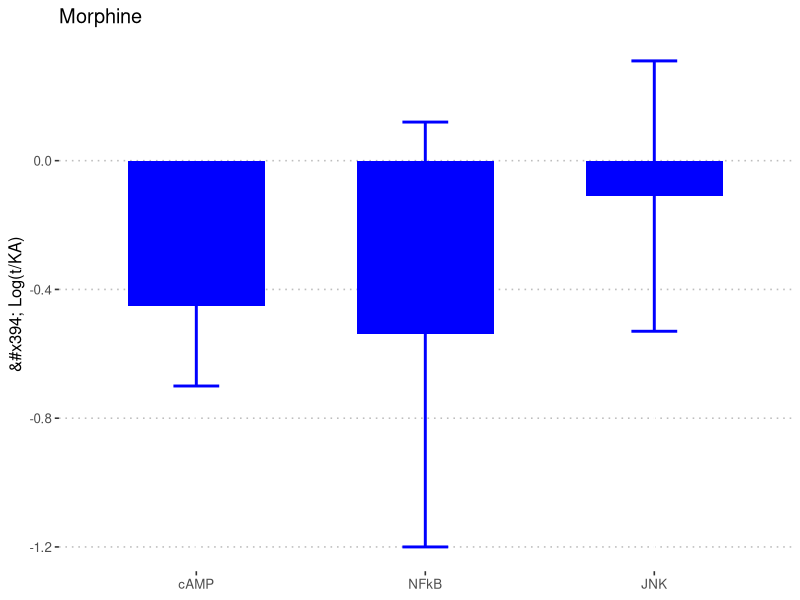
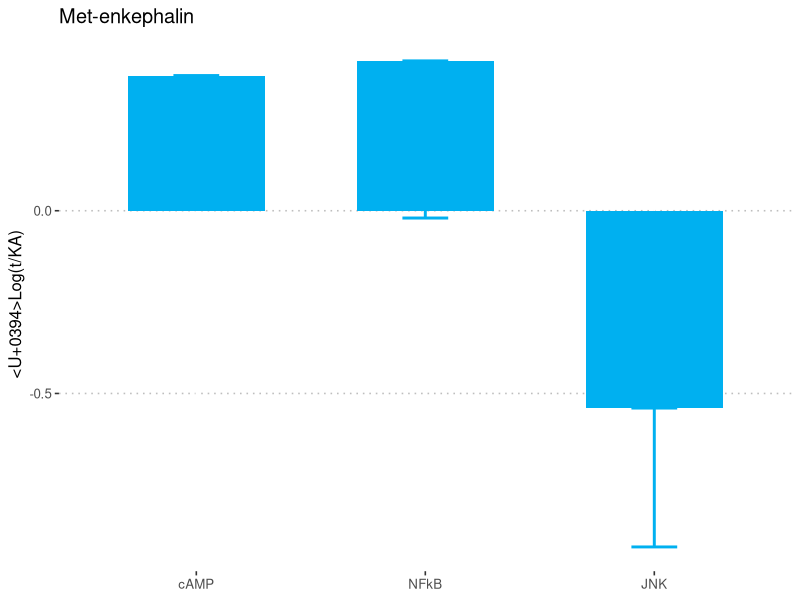
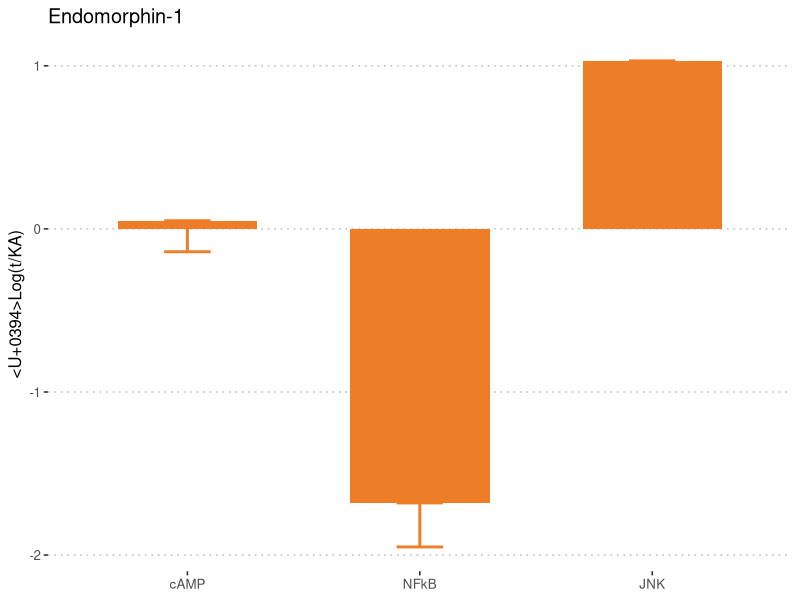
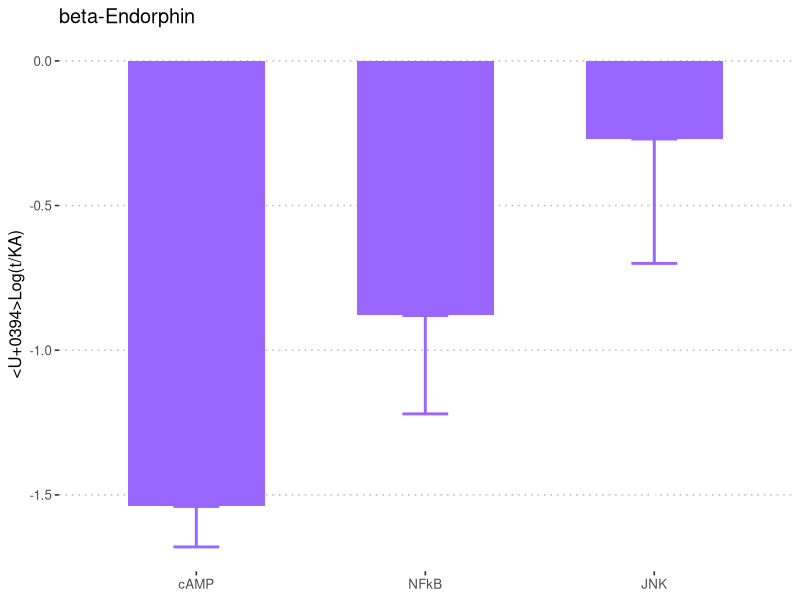
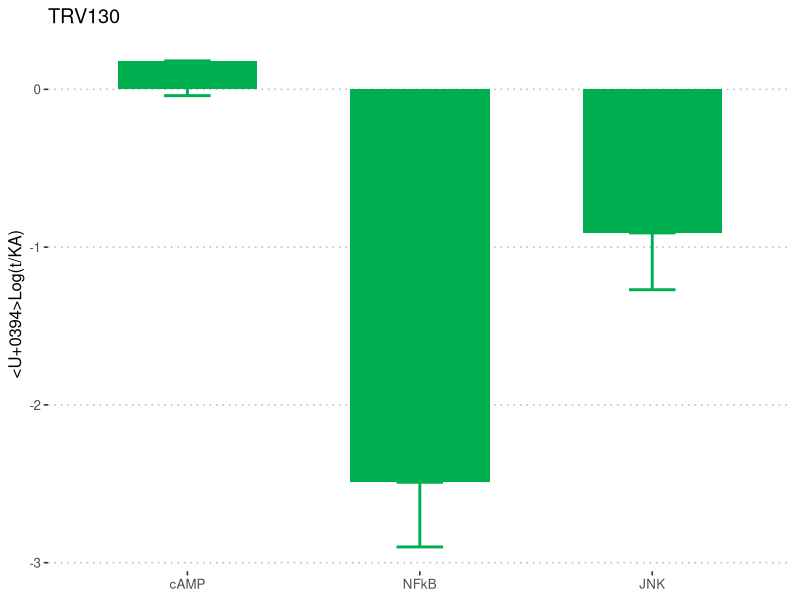
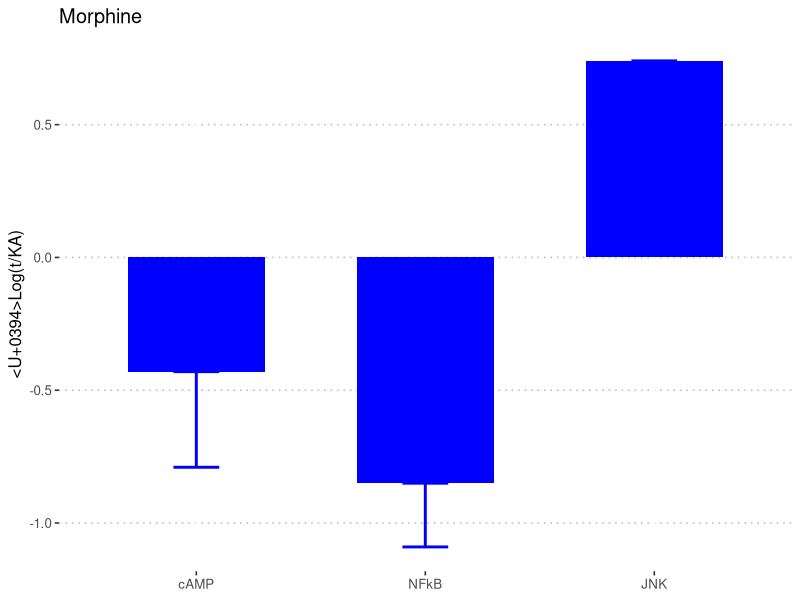
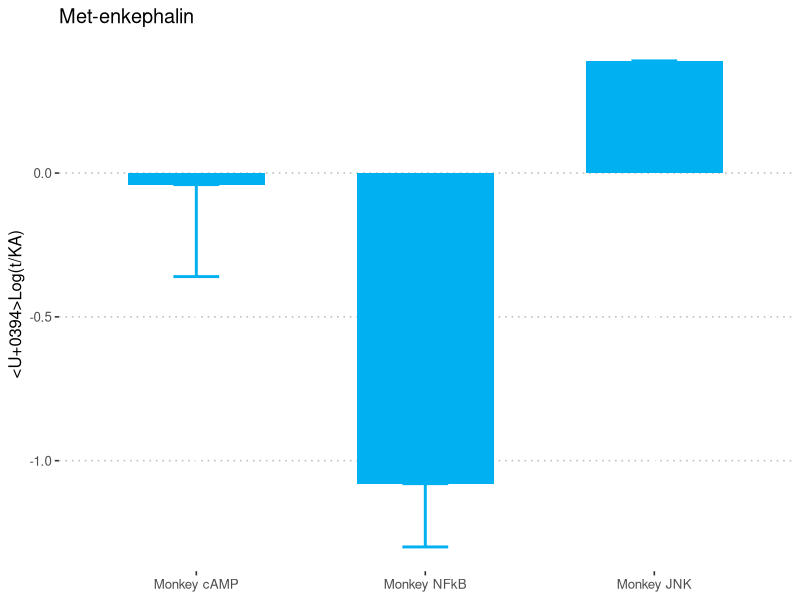
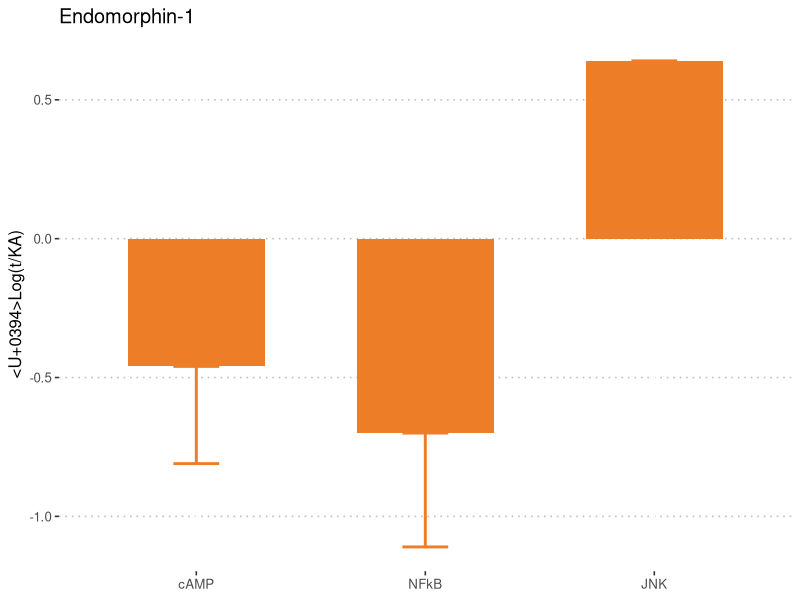

Source code (R) for these figures, in order:
## ---- chunk 1
# Barplots of <U+0394>logKa
library(tidyverse)
library(ggpubr)

# Import deltalog data
df <- as.data.frame(read.csv(file = "data/deltalogka.csv", header = TRUE, sep = ","))

# columns
cols <- c("Morphine", "Met.enkephalin", "endomorphin.1", "b.endorphin", "TRV130")

# Filter data fram by only human data
humandf <- dplyr::filter(df, grepl("Human", X))
humandf$X <- factor(humandf$X, levels = c("Human cAMP", "Human NFkB", "Human JNK"))

# Filter data fram by only monkey data
mmdf <- dplyr::filter(df, grepl("Monkey", X))
mmdf$X <- factor(mmdf$X, levels = c("Monkey cAMP", "Monkey NFkB", "Monkey JNK"))

# Monkey Morphine Plot
ggplot(mmdf, aes(x = X, y = Morphine)) + geom_bar(position = position_dodge(.01), width = 0.6, stat = "identity", fill = "#0000ff") +
  geom_errorbar(aes(ymin = Morphine - Morphine.SEM, ymax = Morphine + Morphine.SEM), width = .2, color = "#0000ff", size = 1, position = position_dodge(.05)) +
  scale_x_discrete(labels = c(
    "Monkey cAMP" = "cAMP",
    "Monkey NFkB" = "NFkB",
    "Monkey JNK" = "JNK"
  )) +
  theme(
    panel.grid.major = element_blank(), panel.grid.minor = element_blank(),
    panel.background = element_blank()
  ) + ggtitle("Morphine") +
  xlab(NULL) + ylab("&#x394; Log(t/KA)") + theme_pubclean()


# Monkey Metenkephalin Plot
ggplot(mmdf, aes(x = mmdf$X, y = mmdf$Met.enkephalin)) + geom_bar(position = position_dodge(.01), width = 0.6, stat = "identity", fill = "#00b0f0") +
  geom_errorbar(aes(ymin = Met.enkephalin, ymax = Met.enkephalin - Met.enkephalin.SEM), width = .2, color = "#00b0f0", size = 1, position = position_dodge(.4)) +
  scale_x_discrete(labels = c(
    "Monkey cAMP" = "cAMP", "Monkey JNK" = "JNK",
    "Monkey NFkB" = "NFkB"
  )) +
  theme(
    panel.grid.major = element_blank(), panel.grid.minor = element_blank(),
    panel.background = element_blank()
  ) + ggtitle("Met-enkephalin") +
  xlab(NULL) + ylab("<U+0394>Log(t/KA)") + theme_pubclean()


# Monkey endomorphin.1 Plot
ggplot(mmdf, aes(x = X, y = endomorphin.1)) + geom_bar(position = position_dodge(.01), width = 0.6, stat = "identity", fill = "#ed7d27") +
  geom_errorbar(aes(ymin = endomorphin.1, ymax = endomorphin.1 - endomorphin.1.SEM), width = .2, color = "#ed7d27", size = 1, position = position_dodge(.05)) +
  scale_x_discrete(labels = c(
    "Monkey cAMP" = "cAMP",
    "Monkey NFkB" = "NFkB",
    "Monkey JNK" = "JNK"
  )) +
  theme(
    panel.grid.major = element_blank(), panel.grid.minor = element_blank(),
    panel.background = element_blank()
  ) + ggtitle("Endomorphin-1") +
  xlab(NULL) + ylab("<U+0394>Log(t/KA)") + theme_pubclean()


# Monkey beta-Endorphin Plot
ggplot(mmdf, aes(x = mmdf$X, y = mmdf$b.endorphin)) + geom_bar(position = position_dodge(.01), width = 0.6, stat = "identity", fill = "#9966ff") +
  geom_errorbar(aes(ymin = b.endorphin, ymax = b.endorphin - b.endorphin.SEM), width = .2, color = "#9966ff", size = 1, position = position_dodge(.4)) +
  scale_x_discrete(labels = c(
    "Monkey cAMP" = "cAMP", "Monkey JNK" = "JNK",
    "Monkey NFkB" = "NFkB"
  )) +
  theme(
    panel.grid.major = element_blank(), panel.grid.minor = element_blank(),
    panel.background = element_blank()
  ) + ggtitle("beta-Endorphin") +
  xlab(NULL) + ylab("<U+0394>Log(t/KA)") + theme_pubclean()


# Monkey TRV130 Plot
ggplot(mmdf, aes(x = X, y = TRV130)) + geom_bar(position = position_dodge(.01), width = 0.6, stat = "identity", fill = "#00b050") +
  geom_errorbar(aes(ymin = TRV130, ymax = TRV130 - TRV130.SEM), width = .2, color = "#00b050", size = 1, position = position_dodge(.05)) +
  scale_x_discrete(labels = c(
    "Monkey cAMP" = "cAMP",
    "Monkey NFkB" = "NFkB",
    "Monkey JNK" = "JNK"
  )) +
  theme(
    panel.grid.major = element_blank(), panel.grid.minor = element_blank(),
    panel.background = element_blank()
  ) + ggtitle("TRV130") +
  xlab(NULL) + ylab("<U+0394>Log(t/KA)") + theme_pubclean()
## ---- chunk 2

# Human Morphine Plot
ggplot(humandf, aes(x = X, y = Morphine)) + geom_bar(position = position_dodge(.01), width = 0.6, stat = "identity", fill = "#0000ff") +
  geom_errorbar(aes(ymin = Morphine, ymax = Morphine - Morphine.SEM), width = .2, color = "#0000ff", size = 1, position = position_dodge(.05)) +
  scale_x_discrete(labels = c(
    "Human cAMP" = "cAMP",
    "Human NFkB" = "NFkB",
    "Human JNK" = "JNK"
  )) +
  theme(
    panel.grid.major = element_blank(), panel.grid.minor = element_blank(),
    panel.background = element_blank()
  ) + ggtitle("Morphine") +
  xlab(NULL) + ylab("<U+0394>Log(t/KA)") + theme_pubclean()


# Human Metenkephalin Plot
ggplot(humandf, aes(x = mmdf$X, y = humandf$Met.enkephalin)) + geom_bar(position = position_dodge(.01), width = 0.6, stat = "identity", fill = "#00b0f0") +
  geom_errorbar(aes(ymin = Met.enkephalin, ymax = Met.enkephalin - Met.enkephalin.SEM), width = .2, color = "#00b0f0", size = 1, position = position_dodge(.4)) +
  scale_x_discrete(labels = c(
    "Human cAMP" = "cAMP",
    "Human NFkB" = "NFkB",
    "Human JNK" = "JNK"
  )) +
  theme(
    panel.grid.major = element_blank(), panel.grid.minor = element_blank(),
    panel.background = element_blank()
  ) + ggtitle("Met-enkephalin") +
  xlab(NULL) + ylab("<U+0394>Log(t/KA)") + theme_pubclean()

# Human Endomorphin-1 Plot
ggplot(humandf, aes(x = X, y = endomorphin.1)) + geom_bar(position = position_dodge(.01), width = 0.6, stat = "identity", fill = "#ed7d27") +
  geom_errorbar(aes(ymin = endomorphin.1, ymax = endomorphin.1 - endomorphin.1.SEM), width = .2, color = "#ed7d27", size = 1, position = position_dodge(.05)) +
  scale_x_discrete(labels = c(
    "Human cAMP" = "cAMP",
    "Human NFkB" = "NFkB",
    "Human JNK" = "JNK"
  )) +
  theme(
    panel.grid.major = element_blank(), panel.grid.minor = element_blank(),
    panel.background = element_blank()
  ) + ggtitle("Endomorphin-1") +
  xlab(NULL) + ylab("<U+0394>Log(t/KA)") + theme_pubclean()


# Human beta-Endorphin Plot
ggplot(humandf, aes(x = mmdf$X, y = humandf$b.endorphin)) + geom_bar(position = position_dodge(.01), width = 0.6, stat = "identity", fill = "#9966ff") +
  geom_errorbar(aes(ymin = b.endorphin, ymax = b.endorphin - b.endorphin.SEM), width = .2, color = "#9966ff", size = 1, position = position_dodge(.4)) +
  scale_x_discrete(labels = c(
    "Human cAMP" = "cAMP",
    "Human NFkB" = "NFkB",
    "Human JNK" = "JNK"
  )) +
  theme(
    panel.grid.major = element_blank(), panel.grid.minor = element_blank(),
    panel.background = element_blank()
  ) + ggtitle("beta-Endorphin") +
  xlab(NULL) + ylab("<U+0394>Log(t/KA)") + theme_pubclean()


# Human TRV130 Plot
ggplot(humandf, aes(x = X, y = TRV130)) + geom_bar(position = position_dodge(.01), width = 0.6, stat = "identity", fill = "#00b050") +
  geom_errorbar(aes(ymin = TRV130, ymax = TRV130 - TRV130.SEM), width = .2, color = "#00b050", size = 1, position = position_dodge(.05)) +
  scale_x_discrete(labels = c(
    "Human cAMP" = "cAMP",
    "Human NFkB" = "NFkB",
    "Human JNK" = "JNK"
  )) +
  theme(
    panel.grid.major = element_blank(), panel.grid.minor = element_blank(),
    panel.background = element_blank()
  ) + ggtitle("TRV130") +
  xlab(NULL) + ylab("<U+0394>Log(t/KA)") + theme_pubclean()
